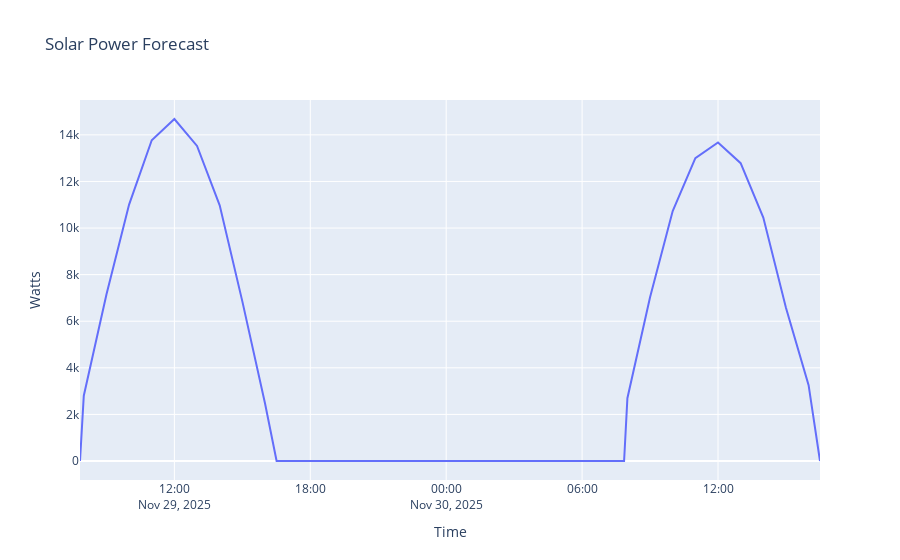

Notebook code cell kept with this figure:
### Code cell
import requests
import pandas as pd
import plotly.graph_objects as go

lat = 48.411 # latitude of location, -90 (south) … 90 (north);
lon = 9.498 #longitude of location, -180 (west) … 180 (east)
dec = 30.0 # plane declination, 0 (horizontal) … 90 (vertical) 
az = "S" # plane azimuth, -180 … 180 (-180 = north, -90 = east, 0 = south, 90 = west, 180 = north)
kwp=75.9

def get_forecast(lat, lon, dec, az, kwp):
    # send request to https://api.forecast.solar/estimate/:lat/:lon/:dec/:az/:kwp
    
    url = f"https://api.forecast.solar/estimate/{lat}/{lon}/{dec}/{az}/{kwp}"
    response = requests.get(url)
    if response.status_code == 200:
        return response.json()
    else:
        print(response)
        return None

forecast = get_forecast(lat, lon, dec, az, kwp)
# forecast["result"]["watts"] is a dictionary to dataframe
df: pd.DataFrame = pd.DataFrame.from_dict(forecast["result"]["watts"], orient="index", columns=["Watts"])

#%%
# plotly scatter plot using plotly go
fig = go.Figure()
fig.add_trace(go.Scatter(x=df.index, y=df["Watts"], mode="lines", name="Forecasted Watts"))
fig.update_layout(title="Solar Power Forecast", xaxis_title="Time", yaxis_title="Watts")
fig.show()

### Figure 1 — Plotly figure (JSON) as saved in the notebook; plotly's stock layout.template omitted (floating-point values rounded to 4 significant figures)
{"data": [{"mode": "lines", "name": "Forecasted Watts", "type": "scatter", "x": ["2025-11-29 07:49:58", "2025-11-29 08:00:00", "2025-11-29 09:00:00", "2025-11-29 10:00:00", "2025-11-29 11:00:00", "2025-11-29 12:00:00", "2025-11-29 13:00:00", "2025-11-29 14:00:00", "2025-11-29 15:00:00", "2025-11-29 16:00:00", "2025-11-29 16:30:46", "2025-11-30 07:51:15", "2025-11-30 08:00:00", "2025-11-30 09:00:00", "2025-11-30 10:00:00", "2025-11-30 11:00:00", "2025-11-30 12:00:00", "2025-11-30 13:00:00", "2025-11-30 14:00:00", "2025-11-30 15:00:00", "2025-11-30 16:00:00", "2025-11-30 16:30:12"], "y": [0, 2805, 7151, 11006, 13770, 14681, 13524, 10976, 6852, 2475, 0, 0, 2696, 7025, 10730, 13004, 13675, 12786, 10452, 6576, 3255, 0]}], "layout": {"title": {"text": "Solar Power Forecast"}, "xaxis": {"title": {"text": "Time"}}, "yaxis": {"title": {"text": "Watts"}}}}
